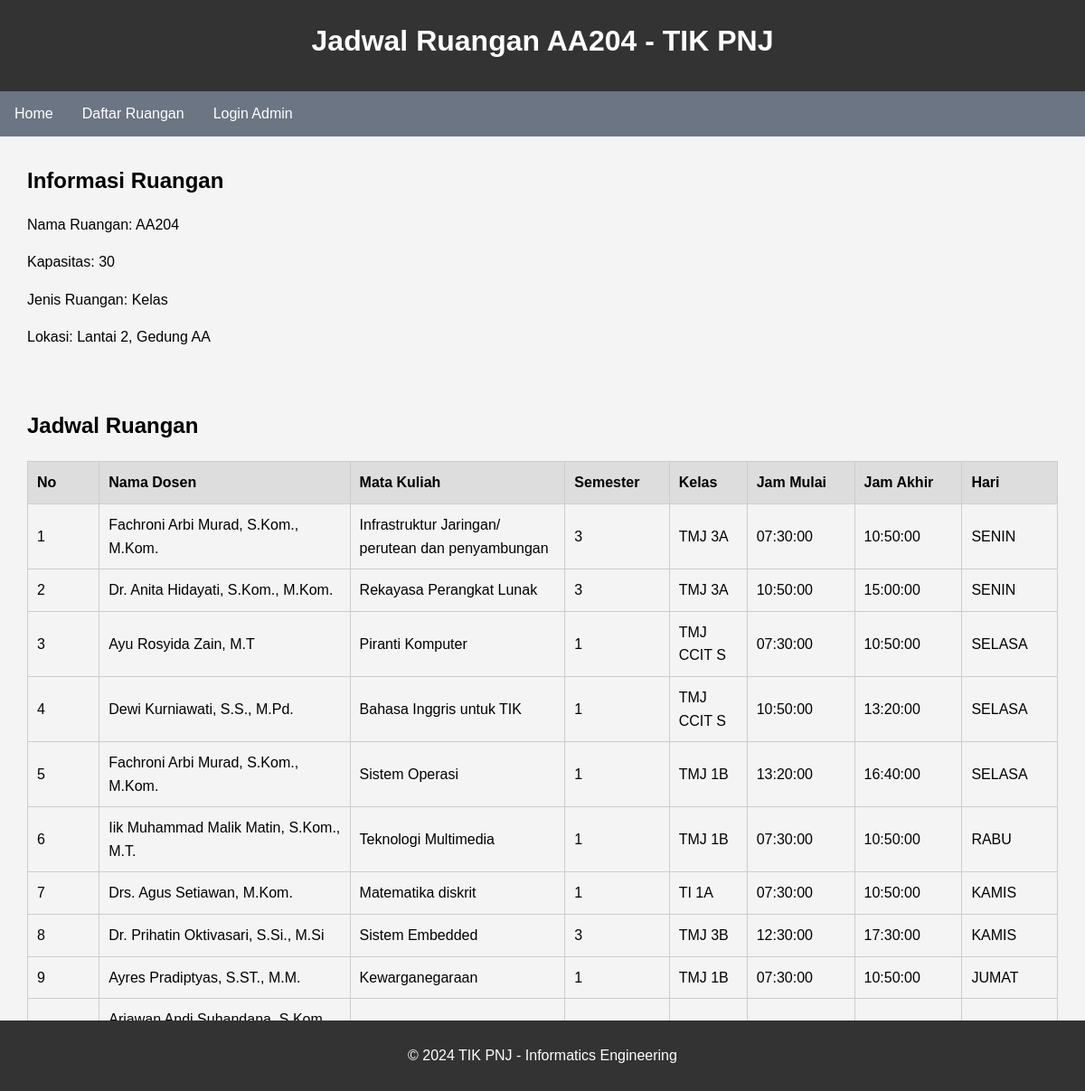
The page /jadwal.php on the database its author committed.
### tables this page shows
CREATE TABLE `ruangan` (
  `ruangan_id` int(11) NOT NULL,
  `nama_ruangan` varchar(10) NOT NULL,
  `kapasitas` int(11) NOT NULL,
  `jenis_ruangan` varchar(50) DEFAULT NULL,
  `lokasi` varchar(100) DEFAULT NULL
);

CREATE TABLE `jadwal` (
  `jadwal_id` int(11) NOT NULL,
  `ruangan_id` int(11) DEFAULT NULL,
  `nama_dosen` varchar(100) DEFAULT NULL,
  `nama_mata_kuliah` varchar(100) DEFAULT NULL,
  `smt` varchar(10) DEFAULT NULL,
  `kelas` varchar(10) DEFAULT NULL,
  `jam_mulai` time DEFAULT NULL,
  `jam_akhir` time DEFAULT NULL,
  `hari` varchar(10) DEFAULT NULL
);

### jadwal.php (the view, shortened to what this page needs)
<?php
include 'connection.php';
$namaRuangan = isset($_GET['ruangan']) ? $_GET['ruangan'] : 'AA204';
$sqlRuangan = "SELECT * FROM ruangan WHERE nama_ruangan = '{$namaRuangan}'";
$resultRuangan = $conn->query($sqlRuangan);
$ruangan = ($resultRuangan && $resultRuangan->num_rows > 0) ? $resultRuangan->fetch_assoc() : null;
$sqlJadwal = "SELECT j.*, r.nama_ruangan FROM jadwal j JOIN ruangan r ON j.ruangan_id = r.ruangan_id WHERE r.nama_ruangan = '{$namaRuangan}' ORDER BY j.hari DESC, j.jam_mulai";
$resultJadwal = $conn->query($sqlJadwal);
?>
<!DOCTYPE html>
<html lang="id">
<head>
    <link rel="stylesheet" href="styles.css">
</head>
<body>
    <header>
        <h1>Jadwal Ruangan <?= htmlspecialchars($namaRuangan); ?> - TIK PNJ</h1>
    </header>
    <div class="nav-container">
        <ul class="nav-list">
            <li><a href="index.php">Home</a></li>
            <li><a href="daftar_ruangan.php">Daftar Ruangan</a></li>
            <?php if (isset($_SESSION['loggedin']) && $_SESSION['loggedin'] === true): ?>
                <li><a href="logout.php">Logout</a><li>
            <?php else: ?>
                <li><a href="login.php">Login Admin</a><li>
            <?php endif; ?>
        </ul>
    </div>
    <section>
        <?php if ($ruangan): ?>
            <h2>Informasi Ruangan</h2>
            <p>Nama Ruangan: <?= htmlspecialchars($ruangan['nama_ruangan']); ?></p>
            <p>Kapasitas: <?= htmlspecialchars($ruangan['kapasitas']); ?></p>
            <p>Jenis Ruangan: <?= htmlspecialchars($ruangan['jenis_ruangan']); ?></p>
            <p>Lokasi: <?= htmlspecialchars($ruangan['lokasi']); ?></p>
        <?php else: ?>
            <p>Informasi ruangan tidak tersedia.</p>
        <?php endif; ?>
    </section>
    <section>
        <h2>Jadwal Ruangan</h2>
        <table>
            <thead>
                <tr>
                    <th>No</th>
                    <th>Nama Dosen</th>
                    <th>Mata Kuliah</th>
                    <th>Semester</th>
                    <th>Kelas</th>
                    <th>Jam Mulai</th>
                    <th>Jam Akhir</th>
                    <th>Hari</th>
                </tr>
            </thead>
            <tbody>
                <?php
                if ($resultJadwal && $resultJadwal->num_rows > 0) {
                    $no = 1;
                    while ($row = $resultJadwal->fetch_assoc()) {
                        echo "<tr>
                                <td style='width: 5%;'>" . $no++ . "</td>
                                <td style='width: 17.5%;'>" . htmlspecialchars($row["nama_dosen"]) . "</td>
                                <td style='width: 15%;'>" . htmlspecialchars($row["nama_mata_kuliah"]) . "</td>
                                <td style='width: 5%;'>" . htmlspecialchars($row["smt"]) . "</td>
                                <td style='width: 5%;'>" . htmlspecialchars($row["kelas"]) . "</td>
                                <td style='width: 7.5%;'>" . htmlspecialchars($row["jam_mulai"]) . "</td>
                                <td style='width: 7.5%;'>" . htmlspecialchars($row["jam_akhir"]) . "</td>
                                <td style='width: 5%;'>" . htmlspecialchars($row["hari"]) . "</td>";
                        echo "</tr>";
                    }
                } else {
                    echo "<tr><td colspan='9'>Tidak ada jadwal yang tersedia.</td></tr>";
                }
                ?>
            </tbody>
        </table>
    </section>
    <footer>
        <p>&copy; <?= date("Y"); ?> TIK PNJ - Informatics Engineering</p>
    </footer>
</body>
</html>

### styles.css (style rules this page uses)
body { font-family: Arial, sans-serif; line-height: 1.6; margin: 0; padding: 0; background-color: #f4f4f4; }
header { background-color: #333; color: #ffffff; padding: 20px 0; text-align: center; }
h1, h2 { margin: 0 0 10px 0; }
section { padding: 20px; margin: 10px; }
table { width: 100%; margin-top: 20px; border-collapse: collapse; }
table, th, td { border: 1px solid #cccccc; }
th { background-color: #dddddd; text-align: left; padding: 10px; }
td { padding: 10px; text-align: left; }
footer { background-color: #333; color: #ffffff; text-align: center; padding: 10px 0; position: fixed; left: 0; bottom: 0; width: 100%; }

### jadwal.php (style rules this page uses)
.nav-container { width: 100%; min-height: 50px; display: flex; justify-content: space-between; align-items: center; color: #fff; z-index: 10; background-color: rgba(74, 85, 104, 0.8); }
.nav-list { list-style-type: none; padding: 0; margin: 0; display: flex; }
.nav-list li { padding-left: 1rem; padding-right: 1rem; }
.nav-list a { text-decoration: none; color: inherit; display: inline-block; }

### rows shown on the page
ruangan: nama_ruangan "AA204", kapasitas "30", jenis_ruangan "Kelas", lokasi "Lantai 2, Gedung AA"
jadwal: nama_dosen "Fachroni Arbi Murad, S.Kom., M.Kom.", nama_mata_kuliah "Infrastruktur Jaringan/ perutean dan penyambungan", smt "3", kelas "TMJ 3A", jam_mulai "07:30:00", jam_akhir "10:50:00", hari "SENIN"
jadwal: nama_dosen "Dr. Anita Hidayati, S.Kom., M.Kom.", nama_mata_kuliah "Rekayasa Perangkat Lunak", smt "3", kelas "TMJ 3A", jam_mulai "10:50:00", jam_akhir "15:00:00", hari "SENIN"
jadwal: nama_dosen "Ayu Rosyida Zain, M.T", nama_mata_kuliah "Piranti Komputer", smt "1", kelas "TMJ CCIT S", jam_mulai "07:30:00", jam_akhir "10:50:00", hari "SELASA"
jadwal: nama_dosen "Dewi Kurniawati, S.S., M.Pd.", nama_mata_kuliah "Bahasa Inggris untuk TIK", smt "1", kelas "TMJ CCIT S", jam_mulai "10:50:00", jam_akhir "13:20:00", hari "SELASA"
jadwal: nama_dosen "Fachroni Arbi Murad, S.Kom., M.Kom.", nama_mata_kuliah "Sistem Operasi", smt "1", kelas "TMJ 1B", jam_mulai "13:20:00", jam_akhir "16:40:00", hari "SELASA"
jadwal: nama_dosen "Iik Muhammad Malik Matin, S.Kom., M.T.", nama_mata_kuliah "Teknologi Multimedia", smt "1", kelas "TMJ 1B", jam_mulai "07:30:00", jam_akhir "10:50:00", hari "RABU"
jadwal: nama_dosen "Drs. Agus Setiawan, M.Kom.", nama_mata_kuliah "Matematika diskrit", smt "1", kelas "TI 1A", jam_mulai "07:30:00", jam_akhir "10:50:00", hari "KAMIS"
jadwal: nama_dosen "Dr. Prihatin Oktivasari, S.Si., M.Si", nama_mata_kuliah "Sistem Embedded", smt "3", kelas "TMJ 3B", jam_mulai "12:30:00", jam_akhir "17:30:00", hari "KAMIS"
jadwal: nama_dosen "Ayres Pradiptyas, S.ST., M.M.", nama_mata_kuliah "Kewarganegaraan", smt "1", kelas "TMJ 1B", jam_mulai "07:30:00", jam_akhir "10:50:00", hari "JUMAT"
jadwal: nama_dosen "Ariawan Andi Suhandana, S.Kom.,…"

### other values the page prints
$namaRuangan "AA204"
